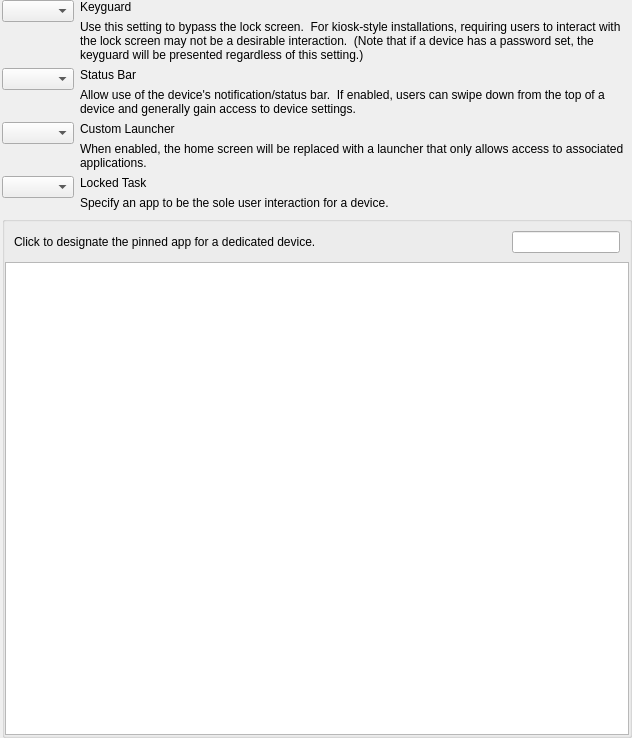
<?xml version="1.0" encoding="UTF-8"?>
<ui version="4.0">
 <class>GoogleDedicatedDeviceForm</class>
 <widget class="QWidget" name="GoogleDedicatedDeviceForm">
  <property name="geometry">
   <rect>
    <x>0</x>
    <y>0</y>
    <width>632</width>
    <height>738</height>
   </rect>
  </property>
  <property name="sizePolicy">
   <sizepolicy hsizetype="Expanding" vsizetype="Expanding">
    <horstretch>0</horstretch>
    <verstretch>0</verstretch>
   </sizepolicy>
  </property>
  <property name="minimumSize">
   <size>
    <width>0</width>
    <height>0</height>
   </size>
  </property>
  <property name="windowTitle">
   <string>Select Designated App for Dedicated Devices</string>
  </property>
  <layout class="QVBoxLayout" name="verticalLayout" stretch="1,100">
   <property name="spacing">
    <number>6</number>
   </property>
   <property name="sizeConstraint">
    <enum>QLayout::SetNoConstraint</enum>
   </property>
   <property name="leftMargin">
    <number>2</number>
   </property>
   <property name="topMargin">
    <number>0</number>
   </property>
   <property name="rightMargin">
    <number>0</number>
   </property>
   <property name="bottomMargin">
    <number>0</number>
   </property>
   <item>
    <layout class="QVBoxLayout" name="verticalLayout_dropdowns">
     <property name="sizeConstraint">
      <enum>QLayout::SetFixedSize</enum>
     </property>
     <item>
      <layout class="QFormLayout" name="formLayout">
       <property name="sizeConstraint">
        <enum>QLayout::SetFixedSize</enum>
       </property>
       <property name="fieldGrowthPolicy">
        <enum>QFormLayout::ExpandingFieldsGrow</enum>
       </property>
       <property name="labelAlignment">
        <set>Qt::AlignRight|Qt::AlignTop|Qt::AlignTrailing</set>
       </property>
       <property name="formAlignment">
        <set>Qt::AlignLeading|Qt::AlignLeft|Qt::AlignTop</set>
       </property>
       <property name="horizontalSpacing">
        <number>6</number>
       </property>
       <property name="verticalSpacing">
        <number>6</number>
       </property>
       <property name="topMargin">
        <number>0</number>
       </property>
       <item row="2" column="0">
        <widget class="QComboBox" name="frm_keyguardEnabled"/>
       </item>
       <item row="2" column="1">
        <layout class="QVBoxLayout" name="verticalLayout_keyguardEnabled">
         <property name="sizeConstraint">
          <enum>QLayout::SetNoConstraint</enum>
         </property>
         <item>
          <widget class="QLabel" name="lbl_title_keyguardEnabled">
           <property name="sizePolicy">
            <sizepolicy hsizetype="Expanding" vsizetype="MinimumExpanding">
             <horstretch>0</horstretch>
             <verstretch>0</verstretch>
            </sizepolicy>
           </property>
           <property name="frameShape">
            <enum>QFrame::NoFrame</enum>
           </property>
           <property name="text">
            <string>Keyguard</string>
           </property>
           <property name="alignment">
            <set>Qt::AlignLeading|Qt::AlignLeft|Qt::AlignTop</set>
           </property>
           <property name="textInteractionFlags">
            <set>Qt::TextBrowserInteraction</set>
           </property>
          </widget>
         </item>
         <item>
          <widget class="QLabel" name="lTip_desc_keyguardEnabled">
           <property name="sizePolicy">
            <sizepolicy hsizetype="Expanding" vsizetype="MinimumExpanding">
             <horstretch>0</horstretch>
             <verstretch>0</verstretch>
            </sizepolicy>
           </property>
           <property name="frameShape">
            <enum>QFrame::NoFrame</enum>
           </property>
           <property name="text">
            <string>Use this setting to bypass the lock screen.  For kiosk-style installations, requiring users to interact with the lock screen may not be a desirable interaction.  (Note that if a device has a password set, the keyguard will be presented regardless of this setting.)</string>
           </property>
           <property name="alignment">
            <set>Qt::AlignLeading|Qt::AlignLeft|Qt::AlignTop</set>
           </property>
           <property name="wordWrap">
            <bool>true</bool>
           </property>
           <property name="textInteractionFlags">
            <set>Qt::TextBrowserInteraction</set>
           </property>
          </widget>
         </item>
        </layout>
       </item>
       <item row="3" column="0">
        <widget class="QComboBox" name="frm_statusBarEnabled"/>
       </item>
       <item row="3" column="1">
        <layout class="QVBoxLayout" name="verticalLayout_statusBarEnabled">
         <property name="sizeConstraint">
          <enum>QLayout::SetNoConstraint</enum>
         </property>
         <item>
          <widget class="QLabel" name="lbl_title_statusBarEnabled">
           <property name="sizePolicy">
            <sizepolicy hsizetype="Expanding" vsizetype="MinimumExpanding">
             <horstretch>0</horstretch>
             <verstretch>0</verstretch>
            </sizepolicy>
           </property>
           <property name="frameShape">
            <enum>QFrame::NoFrame</enum>
           </property>
           <property name="text">
            <string>Status Bar</string>
           </property>
           <property name="alignment">
            <set>Qt::AlignLeading|Qt::AlignLeft|Qt::AlignTop</set>
           </property>
           <property name="wordWrap">
            <bool>true</bool>
           </property>
           <property name="textInteractionFlags">
            <set>Qt::TextBrowserInteraction</set>
           </property>
          </widget>
         </item>
         <item>
          <widget class="QLabel" name="lTip_desc_statusBarEnabled">
           <property name="sizePolicy">
            <sizepolicy hsizetype="Expanding" vsizetype="MinimumExpanding">
             <horstretch>0</horstretch>
             <verstretch>0</verstretch>
            </sizepolicy>
           </property>
           <property name="frameShape">
            <enum>QFrame::NoFrame</enum>
           </property>
           <property name="text">
            <string>Allow use of the device's notification/status bar.  If enabled, users can swipe down from the top of a device and generally gain access to device settings.</string>
           </property>
           <property name="alignment">
            <set>Qt::AlignLeading|Qt::AlignLeft|Qt::AlignTop</set>
           </property>
           <property name="wordWrap">
            <bool>true</bool>
           </property>
           <property name="textInteractionFlags">
            <set>Qt::TextBrowserInteraction</set>
           </property>
          </widget>
         </item>
        </layout>
       </item>
       <item row="4" column="0">
        <widget class="QComboBox" name="frm_customLauncherEnabled"/>
       </item>
       <item row="4" column="1">
        <layout class="QVBoxLayout" name="verticalLayout_customLauncherEnabled">
         <property name="sizeConstraint">
          <enum>QLayout::SetNoConstraint</enum>
         </property>
         <item>
          <widget class="QLabel" name="lbl_title_customLauncherEnabled">
           <property name="sizePolicy">
            <sizepolicy hsizetype="Expanding" vsizetype="MinimumExpanding">
             <horstretch>0</horstretch>
             <verstretch>0</verstretch>
            </sizepolicy>
           </property>
           <property name="frameShape">
            <enum>QFrame::NoFrame</enum>
           </property>
           <property name="text">
            <string>Custom Launcher</string>
           </property>
           <property name="scaledContents">
            <bool>true</bool>
           </property>
           <property name="alignment">
            <set>Qt::AlignLeading|Qt::AlignLeft|Qt::AlignTop</set>
           </property>
           <property name="textInteractionFlags">
            <set>Qt::TextBrowserInteraction</set>
           </property>
          </widget>
         </item>
         <item>
          <widget class="QLabel" name="lTip_desc_customLauncherEnabled">
           <property name="sizePolicy">
            <sizepolicy hsizetype="Expanding" vsizetype="MinimumExpanding">
             <horstretch>0</horstretch>
             <verstretch>0</verstretch>
            </sizepolicy>
           </property>
           <property name="frameShape">
            <enum>QFrame::NoFrame</enum>
           </property>
           <property name="text">
            <string>When enabled, the home screen will be replaced with a launcher that only allows access to associated applications.</string>
           </property>
           <property name="alignment">
            <set>Qt::AlignLeading|Qt::AlignLeft|Qt::AlignTop</set>
           </property>
           <property name="wordWrap">
            <bool>true</bool>
           </property>
           <property name="textInteractionFlags">
            <set>Qt::TextBrowserInteraction</set>
           </property>
          </widget>
         </item>
        </layout>
       </item>
       <item row="5" column="0">
        <widget class="QComboBox" name="frm_lockedTask"/>
       </item>
       <item row="5" column="1">
        <layout class="QVBoxLayout" name="verticalLayout_lockedTask">
         <item>
          <widget class="QLabel" name="lbl_title_lockedTask">
           <property name="text">
            <string>Locked Task</string>
           </property>
          </widget>
         </item>
         <item>
          <widget class="QLabel" name="lTip_desc_lockedTask">
           <property name="text">
            <string>Specify an app to be the sole user interaction for a device.</string>
           </property>
          </widget>
         </item>
        </layout>
       </item>
      </layout>
     </item>
    </layout>
   </item>
   <item>
    <widget class="QGroupBox" name="filesetGroupBox">
     <property name="sizePolicy">
      <sizepolicy hsizetype="Expanding" vsizetype="Expanding">
       <horstretch>0</horstretch>
       <verstretch>0</verstretch>
      </sizepolicy>
     </property>
     <property name="title">
      <string/>
     </property>
     <layout class="QVBoxLayout" name="verticalLayout_filesetGroupBox">
      <property name="spacing">
       <number>0</number>
      </property>
      <property name="sizeConstraint">
       <enum>QLayout::SetNoConstraint</enum>
      </property>
      <property name="leftMargin">
       <number>0</number>
      </property>
      <property name="topMargin">
       <number>0</number>
      </property>
      <property name="rightMargin">
       <number>0</number>
      </property>
      <property name="bottomMargin">
       <number>0</number>
      </property>
      <item>
       <widget class="ViewSearchHeader" name="header" native="true">
        <property name="sizePolicy">
         <sizepolicy hsizetype="Expanding" vsizetype="Fixed">
          <horstretch>0</horstretch>
          <verstretch>0</verstretch>
         </sizepolicy>
        </property>
        <layout class="QHBoxLayout" name="horizontalLayout">
         <item>
          <widget class="QLabel" name="displayLabel">
           <property name="sizePolicy">
            <sizepolicy hsizetype="Expanding" vsizetype="Fixed">
             <horstretch>0</horstretch>
             <verstretch>0</verstretch>
            </sizepolicy>
           </property>
           <property name="text">
            <string>Click to designate the pinned app for a dedicated device.</string>
           </property>
           <property name="wordWrap">
            <bool>false</bool>
           </property>
           <property name="textInteractionFlags">
            <set>Qt::TextBrowserInteraction</set>
           </property>
          </widget>
         </item>
         <item>
          <spacer name="horizontalSpacer">
           <property name="orientation">
            <enum>Qt::Horizontal</enum>
           </property>
           <property name="sizeHint" stdset="0">
            <size>
             <width>40</width>
             <height>20</height>
            </size>
           </property>
          </spacer>
         </item>
         <item>
          <widget class="SearchLineEdit" name="searchFileset">
           <property name="sizePolicy">
            <sizepolicy hsizetype="Fixed" vsizetype="Fixed">
             <horstretch>0</horstretch>
             <verstretch>0</verstretch>
            </sizepolicy>
           </property>
          </widget>
         </item>
        </layout>
       </widget>
      </item>
      <item>
       <widget class="FilesetsGroupsView" name="filesetList">
        <property name="sizePolicy">
         <sizepolicy hsizetype="Expanding" vsizetype="Expanding">
          <horstretch>0</horstretch>
          <verstretch>0</verstretch>
         </sizepolicy>
        </property>
        <property name="editTriggers">
         <set>QAbstractItemView::NoEditTriggers</set>
        </property>
        <property name="alternatingRowColors">
         <bool>true</bool>
        </property>
        <property name="selectionMode">
         <enum>QAbstractItemView::ExtendedSelection</enum>
        </property>
        <property name="uniformRowHeights">
         <bool>true</bool>
        </property>
        <property name="sortingEnabled">
         <bool>true</bool>
        </property>
        <property name="animated">
         <bool>true</bool>
        </property>
        <property name="wordWrap">
         <bool>false</bool>
        </property>
       </widget>
      </item>
     </layout>
    </widget>
   </item>
  </layout>
 </widget>
 <customwidgets>
  <customwidget>
   <class>SearchLineEdit</class>
   <extends>QLineEdit</extends>
   <header>FileWaveGuiLib/searchlineedit/searchlineedit.h</header>
  </customwidget>
  <customwidget>
   <class>ViewSearchHeader</class>
   <extends>QWidget</extends>
   <header>FileWaveGuiLib/searchheader/ViewSearchHeader.h</header>
   <container>1</container>
  </customwidget>
  <customwidget>
   <class>FilesetsGroupsView</class>
   <extends>QTreeView</extends>
   <header>FWAdminLib/views/filesetsgroupsview.h</header>
  </customwidget>
 </customwidgets>
 <resources/>
 <connections/>
</ui>
